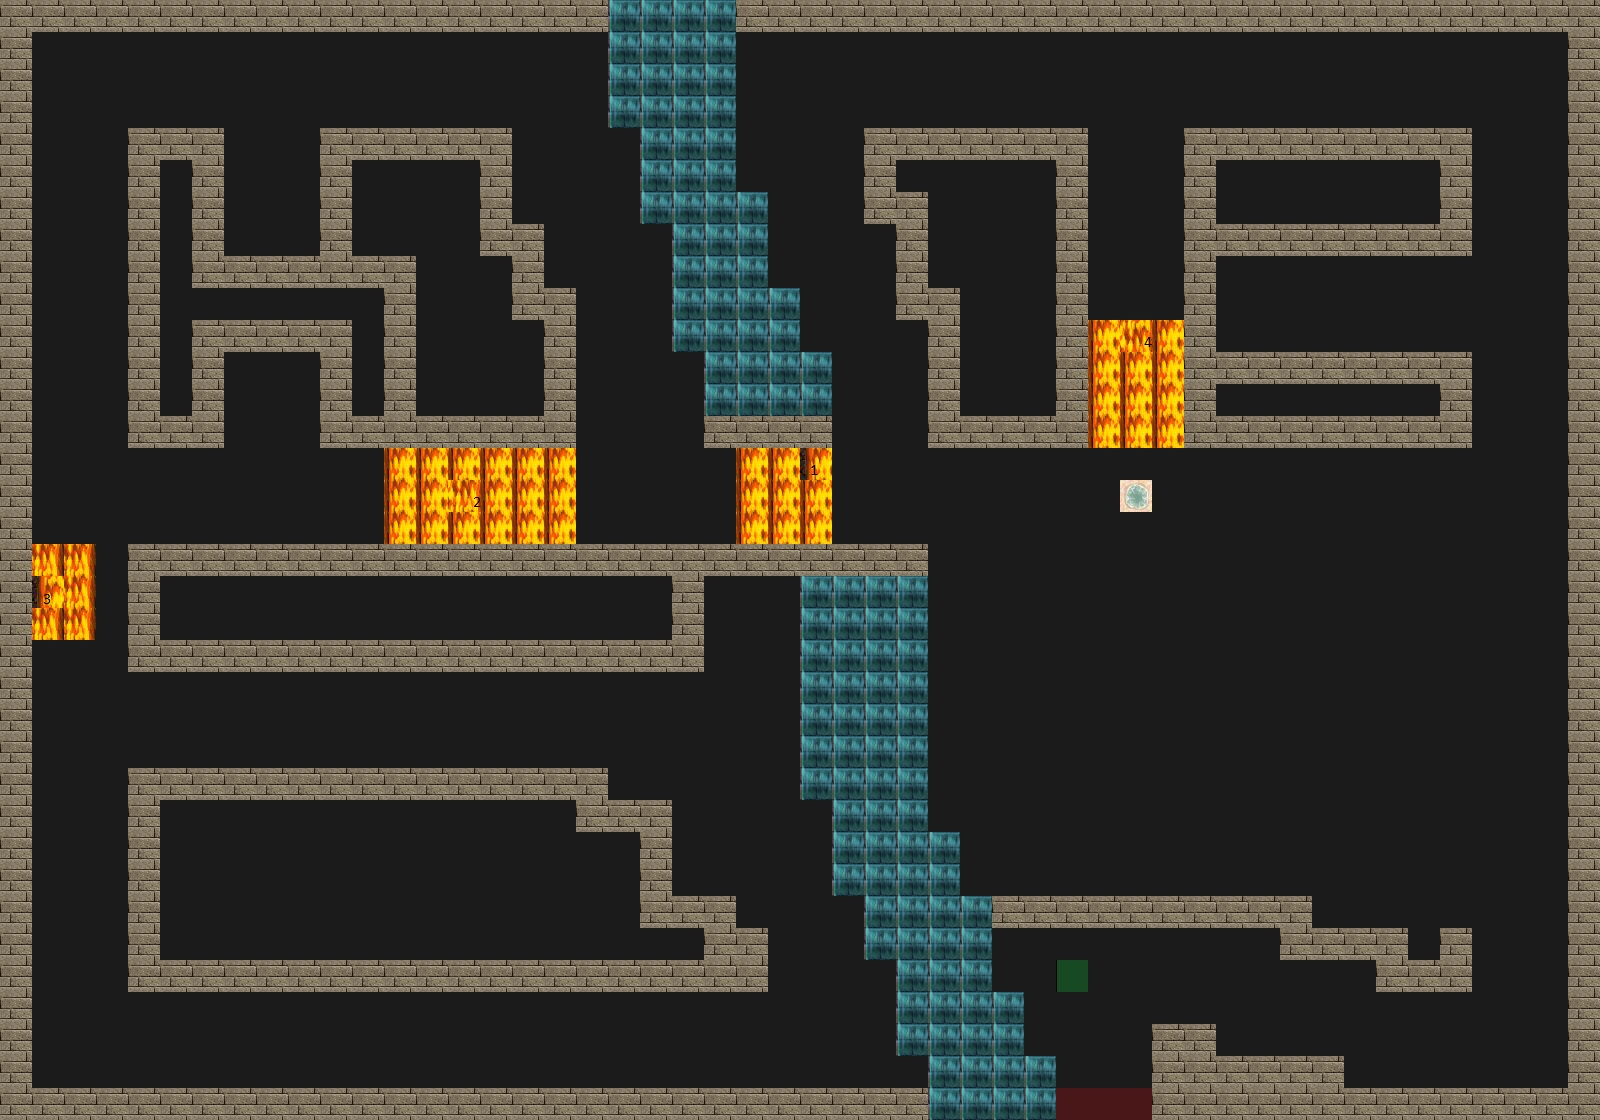

This game map was drawn from its Tiled (.tmx) file and the tilesets committed beside it. A one-line description and the trimmed map source follow:
An orthogonal 50x35 tile map with 32x32 px tiles, 4 tile layers (Road, Wall, Utility, Trap), 4 tilesets.

<map version="1.0" tiledversion="1.1.5" orientation="orthogonal" renderorder="right-down" width="50" height="35" tilewidth="32" tileheight="32" infinite="0" nextobjectid="1">
 <tileset firstgid="1" source="tilesets/wallsandroofs.tsx" />
 <tileset firstgid="257" source="tilesets/meta.tsx" />
 <tileset firstgid="259" source="tilesets/road.tsx" />
 <tileset firstgid="260" source="tilesets/traps.tsx" />
 <layer name="Road" width="50" height="35">
  <data>[1750 cells, 1750 non-empty, 1 distinct tile ids]</data>
 </layer>
 <layer name="Wall" width="50" height="35">
  <data>[1750 cells, 535 non-empty, 2 distinct tile ids]</data>
 </layer>
 <layer name="Utility" width="50" height="35">
  <data>[1750 cells, 4 non-empty, 2 distinct tile ids]</data>
 </layer>
 <layer name="Trap" width="50" height="35">
  <data>[1750 cells, 46 non-empty, 7 distinct tile ids]</data>
 </layer>
</map>
